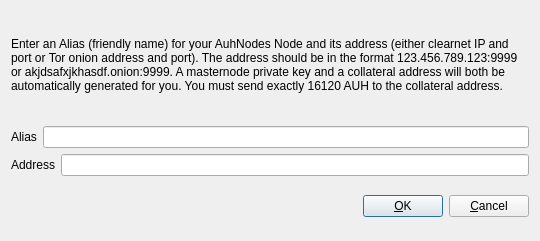
<?xml version="1.0" encoding="UTF-8"?>
<ui version="4.0">
 <class>AddEditAuhNode</class>
 <widget class="QDialog" name="AddEditAuhNode">
  <property name="geometry">
   <rect>
    <x>0</x>
    <y>0</y>
    <width>540</width>
    <height>241</height>
   </rect>
  </property>
  <property name="windowTitle">
   <string>Add/Edit AuhNodes Node</string>
  </property>
  <property name="modal">
   <bool>true</bool>
  </property>
  <layout class="QVBoxLayout" name="verticalLayout">
   <item>
    <layout class="QVBoxLayout" name="verticalLayout_2">
     <property name="topMargin">
      <number>0</number>
     </property>
     <property name="bottomMargin">
      <number>0</number>
     </property>
     <item>
      <widget class="QLabel" name="label_3">
       <property name="sizePolicy">
        <sizepolicy hsizetype="Preferred" vsizetype="Expanding">
         <horstretch>0</horstretch>
         <verstretch>0</verstretch>
        </sizepolicy>
       </property>
       <property name="text">
        <string>&lt;html&gt;&lt;head/&gt;&lt;body&gt;&lt;p&gt;Enter an Alias (friendly name) for your AuhNodes Node and its address (either clearnet IP and port or Tor onion address and port).  The address should be in the format 123.456.789.123:9999 or akjdsafxjkhasdf.onion:9999.  A masternode private key and a collateral address will both be automatically generated for you.  You must send exactly 16120 AUH to the collateral address.&lt;/p&gt;&lt;/body&gt;&lt;/html&gt;</string>
       </property>
       <property name="wordWrap">
        <bool>true</bool>
       </property>
      </widget>
     </item>
     <item>
      <layout class="QHBoxLayout" name="horizontalLayout">
       <property name="bottomMargin">
        <number>0</number>
       </property>
       <item>
        <widget class="QLabel" name="label">
         <property name="text">
          <string>Alias</string>
         </property>
        </widget>
       </item>
       <item>
        <widget class="QLineEdit" name="aliasLineEdit"/>
       </item>
      </layout>
     </item>
     <item>
      <layout class="QHBoxLayout" name="horizontalLayout_2">
       <property name="bottomMargin">
        <number>0</number>
       </property>
       <item>
        <widget class="QLabel" name="label_2">
         <property name="text">
          <string>Address</string>
         </property>
        </widget>
       </item>
       <item>
        <widget class="QLineEdit" name="addressLineEdit"/>
       </item>
      </layout>
     </item>
     <item>
      <layout class="QHBoxLayout" name="horizontalLayout_3">
       <property name="bottomMargin">
        <number>0</number>
       </property>
      </layout>
     </item>
    </layout>
   </item>
   <item>
    <layout class="QHBoxLayout" name="horizontalLayout_Buttons">
     <item>
      <spacer name="horizontalSpacer_1">
       <property name="orientation">
        <enum>Qt::Horizontal</enum>
       </property>
       <property name="sizeHint" stdset="0">
        <size>
         <width>40</width>
         <height>48</height>
        </size>
       </property>
      </spacer>
     </item>
     <item>
      <widget class="QLabel" name="statusLabel">
       <property name="font">
        <font>
         <weight>75</weight>
         <bold>true</bold>
        </font>
       </property>
       <property name="text">
        <string/>
       </property>
       <property name="textFormat">
        <enum>Qt::PlainText</enum>
       </property>
       <property name="wordWrap">
        <bool>true</bool>
       </property>
      </widget>
     </item>
     <item>
      <spacer name="horizontalSpacer_2">
       <property name="orientation">
        <enum>Qt::Horizontal</enum>
       </property>
       <property name="sizeHint" stdset="0">
        <size>
         <width>40</width>
         <height>48</height>
        </size>
       </property>
      </spacer>
     </item>
     <item>
      <widget class="QPushButton" name="okButton">
       <property name="text">
        <string>&amp;OK</string>
       </property>
      </widget>
     </item>
     <item>
      <widget class="QPushButton" name="cancelButton">
       <property name="text">
        <string>&amp;Cancel</string>
       </property>
       <property name="autoDefault">
        <bool>false</bool>
       </property>
      </widget>
     </item>
    </layout>
   </item>
  </layout>
 </widget>
 <resources/>
 <connections/>
</ui>
